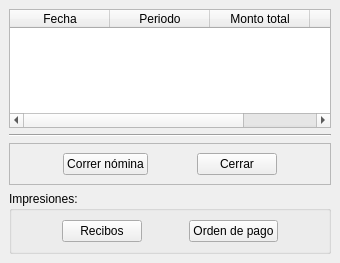
<?xml version="1.0" encoding="UTF-8"?>
<ui version="4.0">
 <class>MainWindow</class>
 <widget class="QMainWindow" name="MainWindow">
  <property name="geometry">
   <rect>
    <x>0</x>
    <y>0</y>
    <width>340</width>
    <height>263</height>
   </rect>
  </property>
  <property name="windowTitle">
   <string>Resumen de nóminas</string>
  </property>
  <widget class="QWidget" name="centralwidget">
   <layout class="QVBoxLayout" name="verticalLayout">
    <item>
     <widget class="QTableWidget" name="tableWidget">
      <property name="sizeAdjustPolicy">
       <enum>QAbstractScrollArea::AdjustToContentsOnFirstShow</enum>
      </property>
      <column>
       <property name="text">
        <string>Fecha</string>
       </property>
      </column>
      <column>
       <property name="text">
        <string>Periodo</string>
       </property>
      </column>
      <column>
       <property name="text">
        <string>Monto total</string>
       </property>
      </column>
      <column>
       <property name="text">
        <string>Nota</string>
       </property>
      </column>
     </widget>
    </item>
    <item>
     <widget class="Line" name="line">
      <property name="orientation">
       <enum>Qt::Horizontal</enum>
      </property>
     </widget>
    </item>
    <item>
     <widget class="QFrame" name="frame">
      <property name="frameShape">
       <enum>QFrame::StyledPanel</enum>
      </property>
      <property name="frameShadow">
       <enum>QFrame::Raised</enum>
      </property>
      <layout class="QHBoxLayout" name="horizontalLayout">
       <item>
        <spacer name="horizontalSpacer">
         <property name="orientation">
          <enum>Qt::Horizontal</enum>
         </property>
         <property name="sizeHint" stdset="0">
          <size>
           <width>19</width>
           <height>20</height>
          </size>
         </property>
        </spacer>
       </item>
       <item>
        <widget class="QPushButton" name="correr_nomina">
         <property name="text">
          <string>Correr nómina</string>
         </property>
        </widget>
       </item>
       <item>
        <spacer name="horizontalSpacer_3">
         <property name="orientation">
          <enum>Qt::Horizontal</enum>
         </property>
         <property name="sizeHint" stdset="0">
          <size>
           <width>20</width>
           <height>20</height>
          </size>
         </property>
        </spacer>
       </item>
       <item>
        <widget class="QPushButton" name="cerrar">
         <property name="text">
          <string>Cerrar</string>
         </property>
        </widget>
       </item>
       <item>
        <spacer name="horizontalSpacer_4">
         <property name="orientation">
          <enum>Qt::Horizontal</enum>
         </property>
         <property name="sizeHint" stdset="0">
          <size>
           <width>19</width>
           <height>20</height>
          </size>
         </property>
        </spacer>
       </item>
      </layout>
     </widget>
    </item>
    <item>
     <widget class="QGroupBox" name="groupBox">
      <property name="title">
       <string>Impresiones:</string>
      </property>
      <layout class="QHBoxLayout" name="horizontalLayout_2">
       <item>
        <spacer name="horizontalSpacer_2">
         <property name="orientation">
          <enum>Qt::Horizontal</enum>
         </property>
         <property name="sizeHint" stdset="0">
          <size>
           <width>27</width>
           <height>20</height>
          </size>
         </property>
        </spacer>
       </item>
       <item>
        <widget class="QPushButton" name="gen_recibos">
         <property name="text">
          <string>Recibos</string>
         </property>
        </widget>
       </item>
       <item>
        <spacer name="horizontalSpacer_5">
         <property name="orientation">
          <enum>Qt::Horizontal</enum>
         </property>
         <property name="sizeHint" stdset="0">
          <size>
           <width>26</width>
           <height>20</height>
          </size>
         </property>
        </spacer>
       </item>
       <item>
        <widget class="QPushButton" name="gen_orden_pagos">
         <property name="text">
          <string>Orden de pago</string>
         </property>
        </widget>
       </item>
       <item>
        <spacer name="horizontalSpacer_7">
         <property name="orientation">
          <enum>Qt::Horizontal</enum>
         </property>
         <property name="sizeHint" stdset="0">
          <size>
           <width>27</width>
           <height>20</height>
          </size>
         </property>
        </spacer>
       </item>
      </layout>
     </widget>
    </item>
   </layout>
  </widget>
 </widget>
 <resources/>
 <connections/>
</ui>
